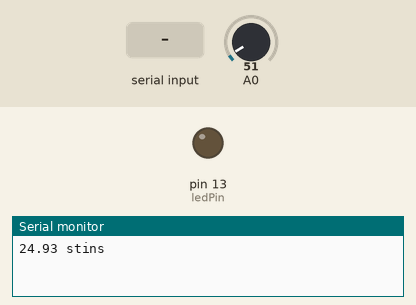
This sketch was run on a simulated Arduino Uno, built with avr-gcc and run on an emulated ATmega328P. On the bench: output pins drawn as LEDs (lit = HIGH), the last lines printed to the serial monitor. The test bench sets the inputs (shaded band); at power-on: A0 = 51.

Above: at 1.2 s.
1.3 s: "A" received over Serial
At 1.7 s:
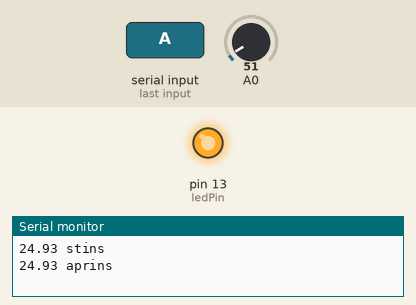
2.8 s: "S" received over Serial
At 4.0 s:
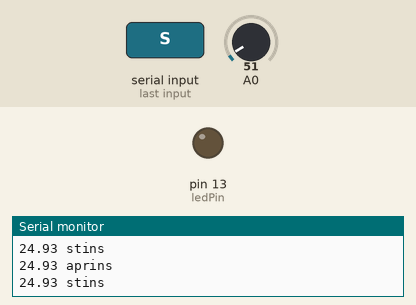
Timing chart, 0 to 5.8 s (numbered marks = the images above; inputs shaded):
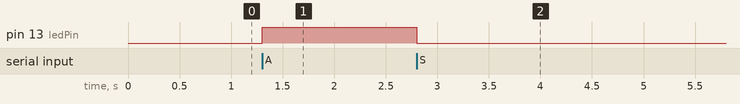

Measured:
- after the input at 1.3 s, pin 13 (ledPin): LOW → HIGH at once
- after the input at 2.8 s, pin 13 (ledPin): HIGH → LOW at once

The sketch:

tema1.ino
```cpp
/*se va afișa pe interfața serială (SerialMonitor) temperatura curentă citită de la un senzor de temperatura (LM35)
și se va implementa controlul unui LED prin comenzi UART (ie: ‘A’ -> va aprinde LED-ul, ‘S’ -> va stinge LED-ul).
(Termen limită: 11.03.2024)*/

const int ledPin = 13;
int i=0;

void setup() {
  // initialize serial communication at 9600 bits per second:
  Serial.begin(9600);
  pinMode(ledPin, OUTPUT);
}

float sensorValue;
float temp;

void afisareDate(float temp){
  //sensorValue = analogRead(A0);
  //temp = (sensorValue*500) /1023;
  if (digitalRead(ledPin) == HIGH) {
    Serial.print(temp);
    Serial.println(" aprins");
  } else {
    Serial.print(temp);
    Serial.println(" stins");
  }
}


void loop() {
  // read the input on analog pin 0:
  if(i<1){
    sensorValue = analogRead(A0);
    temp = (sensorValue*500) /1023;
    Serial.print(temp);
    Serial.println(" stins");
    i++;
  }

   sensorValue = analogRead(A0);
   temp = (sensorValue*500) /1023;

  if (Serial.available() > 0) {
    char command = Serial.read(); // Read the incoming command from serial

    // Check the command and perform corresponding action
    if (command == 'A') {
      digitalWrite(ledPin, HIGH); // Turn on the LED
      //delay(500);
      afisareDate(temp);
    } else if (command == 'S') {
      digitalWrite(ledPin, LOW); // Turn off the LED
      //Serial.println("LED OFF");
      //delay(500);
      afisareDate(temp);
    }else if (command == 'T'){
      afisareDate(temp);
    }
  }


  float sensorValue = analogRead(A0);
  float temp = (sensorValue*500) /1023;
  //afisareDate(temp);

  // delay before reading the sensor again

}
```
